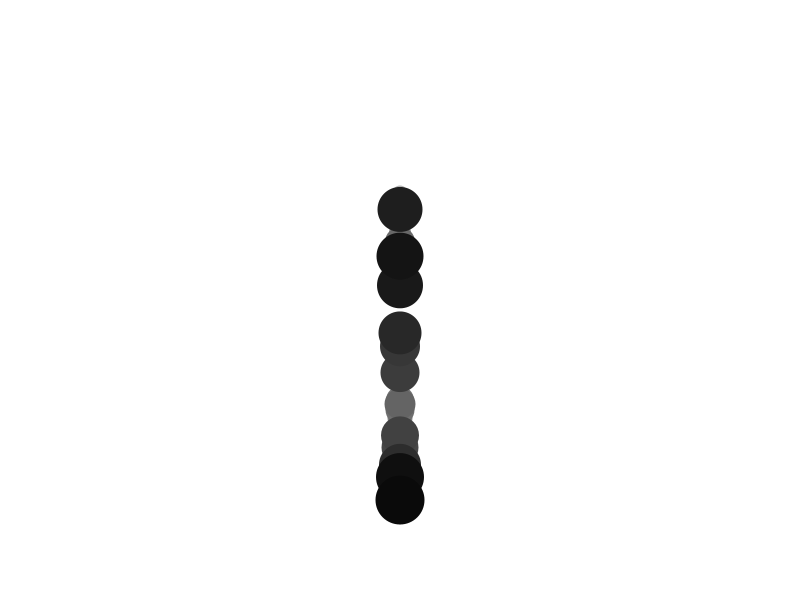
Frame 1 (no input)
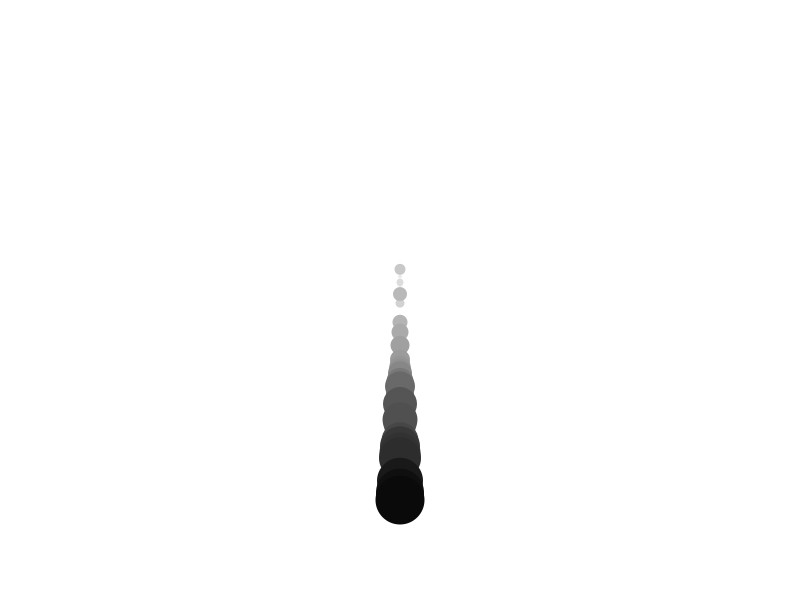
Frame 60 (the mouse pressed at the canvas centre just before this capture)
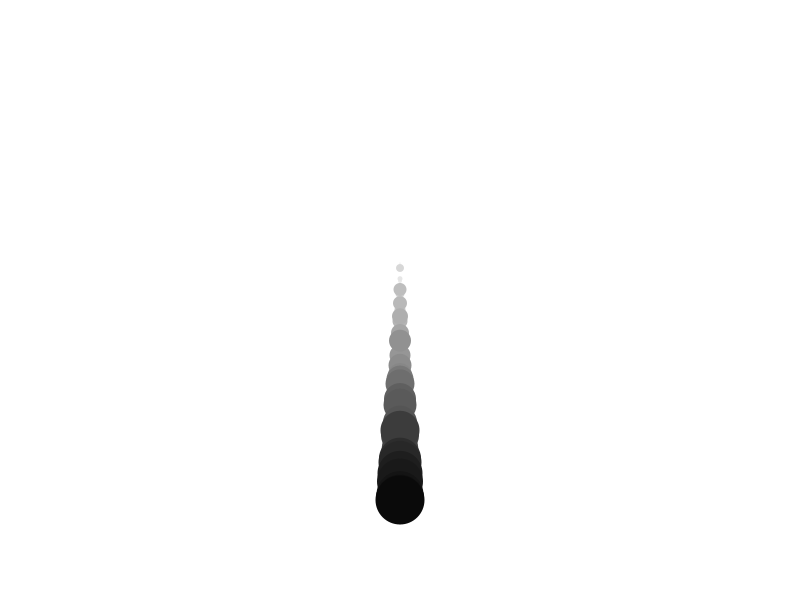
Frame 120 (the mouse held since frame 60 and released just before this capture)

The Processing sketch that drew these frames (run headless with seeded random() and noise(); from frame 60 on, the mouse is pressed at the canvas centre):

// Processing sketch: processing_165425
// ── processing_165425.pde

float[] xpos = new float[50];
float[] ypos = new float[50];
float z=500;

void setup() {
  size(800, 600);
  for (int i = 0; i < 50; i++) {

    xpos[i] = width/2;
    ypos[i] =z-random(400-80);
  }
  //noCursor();
}

void draw() {
  background(255);
  for (int i = 0; i < 49; i++) {
    xpos[i] = xpos[i+1];
    ypos[i] = ypos[i+1]-random(10);
  }

  xpos[xpos.length-1] = width/2;
  ypos[ypos.length-1] = z;

  for (int i = 0; i < 50; i++) {
    noStroke();
    fill(255-i*5);
    ellipse(xpos[i], ypos[i], i, i);
  }
}
